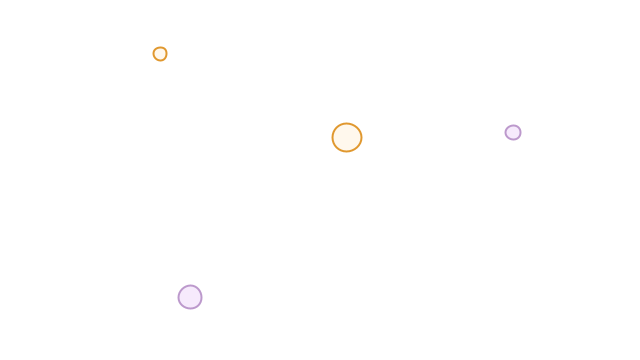
Frame 1 (no input)
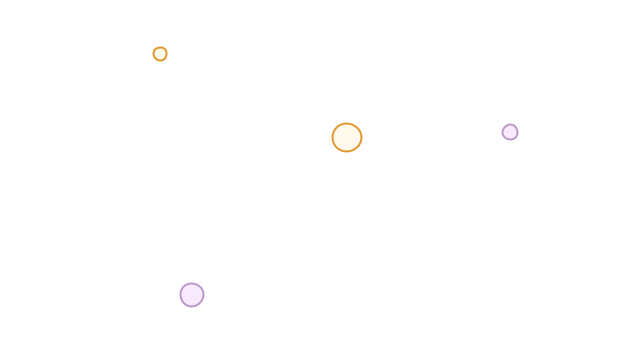
Frame 60 (the mouse pressed at the canvas centre just before this capture)
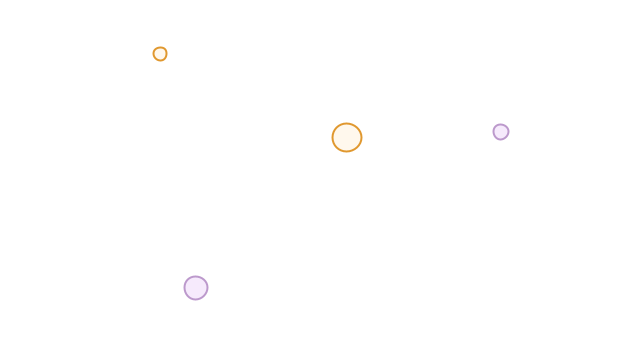
Frame 120 (the mouse held since frame 60 and released just before this capture)

The Processing sketch that drew these frames (run headless with seeded random() and noise(); from frame 60 on, the mouse is pressed at the canvas centre):

// Processing sketch: chapter_2_forces_attractors
// ── chapter_2_forces_attractors.pde
Mover movers[] = new Mover[2];
Attractor attractors[] = new Attractor[2];

boolean play = true;
float c = 0.01;

Attractor dragging;

void setup() {
  size(640, 360);
  float bounce = 0.9;
  
  for (int i = 0; i < movers.length; i++) {
    float size = random(10, 30);
    movers[i] = new Mover(
      random(50, width-50),
      random(50, height-50),
      size,
      bounce
    );
  }
  
  for (int i = 0; i < attractors.length; i++) {
    float size = random(10, 50);
    attractors[i] = new Attractor(
      random(50, width-50),
      random(50, height-50),
      size
    );
  }
}

void draw() {
  if (play){
    background(255);
    if (mousePressed && dragging != null){
      // use diff between mouseX and pmouseX to moce the
      // object as the mouse probably isn't dragging from
      // the centre, so e.g. dragging.location.x != mouseX 
      dragging.location.x += mouseX - pmouseX;
      dragging.location.y += mouseY - pmouseY;
    }

    for (int i = 0; i < attractors.length; i++) {
      Attractor attractor = attractors[i];
      attractor.display();
      
      for (int j = 0; j < movers.length; j++) {
        Mover mover = movers[j];
        PVector f = attractor.attract(mover);
        mover.applyForce(f);
      }
    }

    for (int i = 0; i < movers.length; i++) {
      Mover mover = movers[i];
      mover.update();
      mover.display();
    }
  }
  println(frameRate);
}

void keyPressed(){
 if (key == ' '){
   play = !play;
 }
}

void mousePressed(){
  for (int i = 0; i < attractors.length; i++) {
    Attractor a = attractors[i];
    if(a.isInside(mouseX, mouseY)){
      dragging = a;
      // if we've found an attractor we're dragging
      // we don't need to check any more
      return;
    }
  }
}

void mouseReleased(){
  dragging = null;
}

class Mover {
  PVector location;
  PVector velocity;
  PVector acceleration;
  float max_velocity;

  color colour_fill;
  color colour_stroke;
  float size;
  
  float bounce;
  float mass;
   
  Mover(float x_, float y_, float size_, float bounce_) {
    size = size_;
    mass = size_/16;

    colour_fill = color(227, 188, 245);
    colour_stroke = color(188, 153, 204);

    // how much this object bounces off something, a number
    // between 0 and 1. 0 is a sponge, and 1 is the bounciest
    // of balls.
    bounce = bounce_;
    max_velocity = 10;

    location = new PVector(x_, y_);
    velocity = new PVector(0, 0);
    acceleration = new PVector(0, 0);
  }
  
  void update() {
    velocity.add(acceleration);
    velocity.limit(max_velocity);
    // println(acceleration, velocity);
    location.add(velocity);
    acceleration.mult(0);
  }
  
  void display() {
    stroke(colour_stroke);
    strokeWeight(2);
    fill(colour_fill, 80);
    ellipse(location.x, location.y, size, size);
  }
  
  void applyForce(PVector force) {
    PVector f = PVector.div(force, mass);
    acceleration.add(f);
  }
  
  //void checkEdges() {
  //  // if an object hits an immovable wall, it will bounce off.
  //  // The minimum force to acheive that is f = ma = m * -1 * v
  //  // which will cause the obejct to stop (e.g. if the object is
  //  // a sponge which obsorbs the reaction.)

  //  if (location.x > width - size/2){
  //    applyForce(new PVector((-1 - bounce) * velocity.x * mass, 0));
  //    location.x = width - size/2;
  //  } else if (location.x < size/2){
  //    applyForce(new PVector((-1 - bounce) * velocity.x * mass, 0));
  //    location.x = size/2;
  //  }

  //  if (location.y > height - size/2){
  //    applyForce(new PVector(0, (-1 - bounce) * velocity.y * mass));
  //    location.y = height - size/2;
  //  }
  //  //if (location.y < size/2){
  //  //  applyForce(new PVector(0, (-1 - bounce) * velocity.y * mass));
  //  //  //FIXME this is needed if the object goes beyond the boundary
  //  //  //with a small velocity, that velocity won't be enough to bounce
  //  //  //it back into bounds, so this will start to constantly flip that
  //  //  //small velocity. Could fix this by checking the force we're
  //  //  //adding is in the right "direction"?
  //  //  location.y = size/2;
  //  //}
  //}
  
  
  //void drag(Liquid l) {
  //  float speed = velocity.mag();
  //  float dragMagnitude = l.c * speed * speed;
  //  PVector drag = velocity.copy();
  //  drag.mult(-1);
  //  drag.normalize();
  //  drag.mult(dragMagnitude);
  //  applyForce(drag);
  //}
  boolean isInside(float x, float y){
    // return whether the given co-ordinates are within the mover's area
    PVector offset = PVector.sub(
      location,
      new PVector(x, y)
    );
   return offset.mag() <= size;
  }
}

//class Liquid {
//  float x, y, w, h;
//  float c;

//  Liquid(float x_, float y_, float w_, float h_, float c_){
//    x = x_;
//    y = y_;
//    w = w_;
//    h = h_;
//    c = c_;
//  }
  
//  void display() {
//    noStroke();
//    fill(199, 224, 255);
//    rect(x, y, w, h);
//  }
//}

class Attractor {
  float size;
  float mass;
  PVector location;
  
  float G;
  
  color colour_fill;
  color colour_stroke;
  
  Attractor(float x_, float y_, float size_) {
    colour_fill = color(255, 232, 199);
    colour_stroke = color(224, 152, 47);

    location = new PVector(x_, y_);
    size = size_;
    // attractors are denser than movers
    mass = size/5;
    
    // fairly arbitrary gravitational constant
    G = 0.5;
  }
  
  void display() {
    stroke(colour_stroke);
    strokeWeight(2);
    fill(colour_fill, 80);
    ellipse(location.x, location.y, size, size);
  }
  
  PVector attract(Mover mover) {
    // F = ((G * m1 * m2)/(r^2))*r_unit
    PVector f = PVector.sub(location, mover.location);
    // limit distance to prevent super huge or super small forces
    float r = constrain(f.mag(), 5, 50);
    f.normalize();
    f.mult((G * mass * mover.mass)/(r * r));
    return f;
  }

  boolean isInside(float x, float y){
    // return whether the given co-ordinates are within the objects's area
    PVector offset = PVector.sub(
      location,
      new PVector(x, y)
    );
   return offset.mag() <= size;
  }
}
